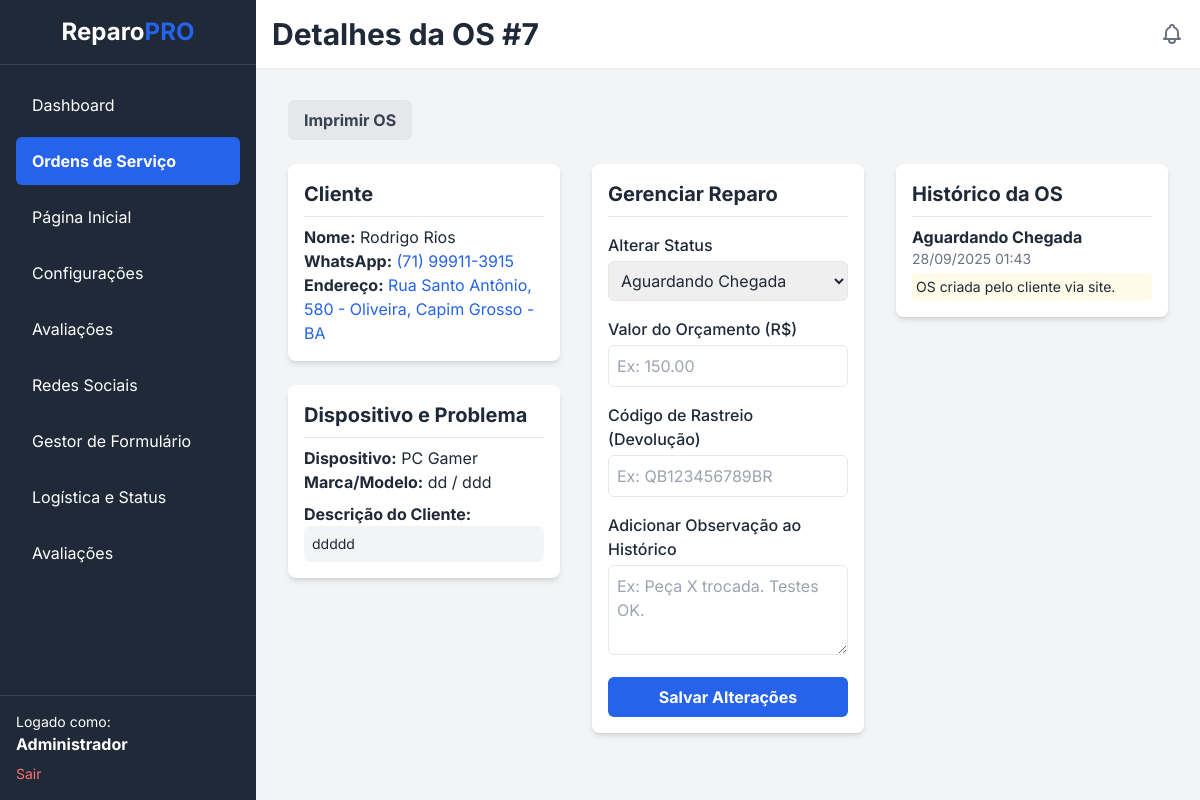
/admin/os_details.php?id=7 (signed in), run on the app's committed database.
### tables this page shows
CREATE TABLE `ordens_servico`  (
  `id` int NOT NULL AUTO_INCREMENT,
  `cliente_nome` varchar(255) NOT NULL,
  `cliente_whatsapp` varchar(20) NOT NULL,
  `cliente_email` varchar(255) NULL DEFAULT NULL,
  `cep` varchar(10) NOT NULL,
  `rua` varchar(255) NOT NULL,
  `numero` varchar(20) NULL DEFAULT NULL,
  `bairro` varchar(100) NOT NULL,
  `cidade` varchar(100) NOT NULL,
  `estado` varchar(2) NOT NULL,
  `dispositivo_categoria` varchar(100) NOT NULL,
  `dispositivo_marca` varchar(100) NULL DEFAULT NULL,
  `dispositivo_modelo` varchar(100) NULL DEFAULT NULL,
  `problemas_selecionados` text NULL,
  `descricao_problema` text NULL,
  `media_path` varchar(255) NULL DEFAULT NULL,
  `status` varchar(100) NOT NULL DEFAULT 'Aguardando Chegada',
  `codigo_rastreio_devolucao` varchar(100) NULL DEFAULT NULL,
  `valor_orcamento` decimal(10, 2) NULL DEFAULT NULL,
  `orcamento_status` enum('Pendente','Aprovado','Recusado') NOT NULL DEFAULT 'Pendente',
  `data_criacao` timestamp NOT NULL DEFAULT current_timestamp,
  `data_atualizacao` timestamp NOT NULL DEFAULT current_timestamp ON UPDATE CURRENT_TIMESTAMP,
  PRIMARY KEY (`id`) USING BTREE
);

CREATE TABLE `os_historico`  (
  `id` int NOT NULL AUTO_INCREMENT,
  `os_id` int NOT NULL,
  `status_novo` varchar(100) NOT NULL,
  `data_alteracao` timestamp NOT NULL DEFAULT current_timestamp,
  `observacao` text NULL,
  PRIMARY KEY (`id`) USING BTREE,
  INDEX `os_id`(`os_id` ASC) USING BTREE,
  CONSTRAINT `os_historico_ibfk_1` FOREIGN KEY (`os_id`) REFERENCES `ordens_servico` (`id`) ON DELETE CASCADE ON UPDATE CASCADE
);

### includes/functions.php (called while the page is built, shortened)
<?php
function sanitize_output($data) {
    return htmlspecialchars($data ?? '', ENT_QUOTES, 'UTF-8');
}
?>

### admin/os_details.php (the view, shortened to what this page needs)
<?php
include 'templates/header.php';
$os_id = filter_input(INPUT_GET, 'id', FILTER_VALIDATE_INT);
$stmt_os = $pdo->prepare("SELECT * FROM ordens_servico WHERE id = ?");
$stmt_os->execute([$os_id]);
$os = $stmt_os->fetch(PDO::FETCH_ASSOC);
$stmt_hist = $pdo->prepare("SELECT * FROM os_historico WHERE os_id = ? ORDER BY data_alteracao ASC");
$stmt_hist->execute([$os_id]);
$history = $stmt_hist->fetchAll(PDO::FETCH_ASSOC);
$all_statuses_from_table = $pdo->query("SELECT name FROM os_statuses ORDER BY name ASC")->fetchAll(PDO::FETCH_COLUMN);
?>
<div class="flex justify-between items-center mb-6">
    <h1 class="text-3xl font-bold">Detalhes da OS #<?php echo $os['id']; ?></h1>
    <a href="os_print.php?id=<?php echo $os['id']; ?>" target="_blank" class="bg-gray-200 text-gray-700 font-bold py-2 px-4 rounded-md hover:bg-gray-300">Imprimir OS</a>
</div>
<div class="grid grid-cols-1 lg:grid-cols-3 gap-8">
    <div class="lg:col-span-1 space-y-6">
        <div class="bg-white p-4 rounded-lg shadow-md card">
            <h2 class="text-xl font-bold mb-2 border-b pb-2">Cliente</h2>
            <p><strong>Nome:</strong> <?php echo sanitize_output($os['cliente_nome']); ?></p>
            <p><strong>WhatsApp:</strong> <a href="https://wa.me/55<?php echo preg_replace('/[^0-9]/', '', $os['cliente_whatsapp']); ?>" target="_blank" class="brand-text hover:underline"><?php echo sanitize_output($os['cliente_whatsapp']); ?></a></p>
            <div>
                <strong>Endereço:</strong>
                <?php
                    $full_address = sanitize_output($os['rua'] . ', ' . $os['numero'] . ' - ' . $os['bairro'] . ', ' . $os['cidade'] . ' - ' . $os['estado']);
                    $maps_query = urlencode($full_address);
                ?>
                <a href="https://www.google.com/maps/search/?api=1&query=<?php echo $maps_query; ?>" target="_blank" class="hover:underline brand-text">
                    <?php echo $full_address; ?>
                </a>
            </div>
        </div>
        <div class="bg-white p-4 rounded-lg shadow-md card">
            <h2 class="text-xl font-bold mb-2 border-b pb-2">Dispositivo e Problema</h2>
            <p><strong>Dispositivo:</strong> <?php echo sanitize_output($os['dispositivo_categoria']); ?></p>
            <?php if ($os['dispositivo_marca']): ?>
                <p><strong>Marca/Modelo:</strong> <?php echo sanitize_output($os['dispositivo_marca'] . ' / ' . $os['dispositivo_modelo']); ?></p>
            <?php endif; ?>
            <p class="mt-2"><strong>Descrição do Cliente:</strong></p>
            <p class="text-sm p-2 bg-gray-100 rounded-md"><?php echo nl2br(sanitize_output($os['descricao_problema'])); ?></p>
            </div>
    </div>
    <div class="lg:col-span-1">
        <div class="bg-white p-4 rounded-lg shadow-md card">
            <h2 class="text-xl font-bold mb-2 border-b pb-2">Gerenciar Reparo</h2>
            <form action="os_handler.php" method="POST" class="space-y-4">
                <div>
                    <label for="status" class="font-medium">Alterar Status</label>
                    <select name="status" id="status" class="w-full mt-1 p-2 border rounded-md">
                        <?php foreach($all_statuses_from_table as $status): ?>
                        <option value="<?php echo sanitize_output($status); ?>" <?php echo $os['status'] === $status ? 'selected' : ''; ?>><?php echo sanitize_output($status); ?></option>
                        <?php endforeach; ?>
                    </select>
                </div>
                <div>
                    <label for="valor_orcamento" class="font-medium">Valor do Orçamento (R$)</label>
                    <input type="number" step="0.01" name="valor_orcamento" value="<?php echo sanitize_output($os['valor_orcamento']); ?>" placeholder="Ex: 150.00" class="w-full mt-1 p-2 border rounded-md">
                </div>
                 <div>
                    <label for="codigo_rastreio_devolucao" class="font-medium">Código de Rastreio (Devolução)</label>
                    <input type="text" name="codigo_rastreio_devolucao" value="<?php echo sanitize_output($os['codigo_rastreio_devolucao']); ?>" placeholder="Ex: QB123456789BR" class="w-full mt-1 p-2 border rounded-md">
                </div>
                 <div>
                    <label for="observacao" class="font-medium">Adicionar Observação ao Histórico</label>
                    <textarea name="observacao" rows="3" placeholder="Ex: Peça X trocada. Testes OK." class="w-full mt-1 p-2 border rounded-md"></textarea>
                </div>
                <button type="submit" class="w-full brand-bg text-white font-bold py-2 px-4 rounded-md">Salvar Alterações</button>
            </form>
        </div>
    </div>
    <div class="lg:col-span-1">
        <div class="bg-white p-4 rounded-lg shadow-md card">
            <h2 class="text-xl font-bold mb-2 border-b pb-2">Histórico da OS</h2>
            <ul class="space-y-4">
                <?php foreach($history as $h): ?>
                <li>
                    <p class="font-bold"><?php echo sanitize_output($h['status_novo']); ?></p>
                    <p class="text-sm text-gray-500"><?php echo date('d/m/Y H:i', strtotime($h['data_alteracao'])); ?></p>
                    <?php if($h['observacao']): ?><p class="text-sm mt-1 p-1 bg-yellow-50 rounded"><?php echo sanitize_output($h['observacao']); ?></p><?php endif; ?>
                </li>
                <?php endforeach; ?>
            </ul>
        </div>
    </div>
</div>
<?php include 'templates/footer.php'; ?>

### data on the page
ordens_servico: id "7", cliente_nome "Rodrigo Rios", cliente_whatsapp "(71) 99911-3915", full_address "Rua Santo Antônio, 580 - Oliveira, Capim Grosso - BA", dispositivo_categoria "PC Gamer", dispositivo_marca+dispositivo_modelo "dd / ddd", descricao_problema "ddddd"
os_historico: status_novo "Aguardando Chegada", data_alteracao "28/09/2025 01:43", observacao "OS criada pelo cliente via site."

### other printed values
sanitize_output($_SESSION['user_name']) "Administrador"
form field status "Aguardando Chegada"
